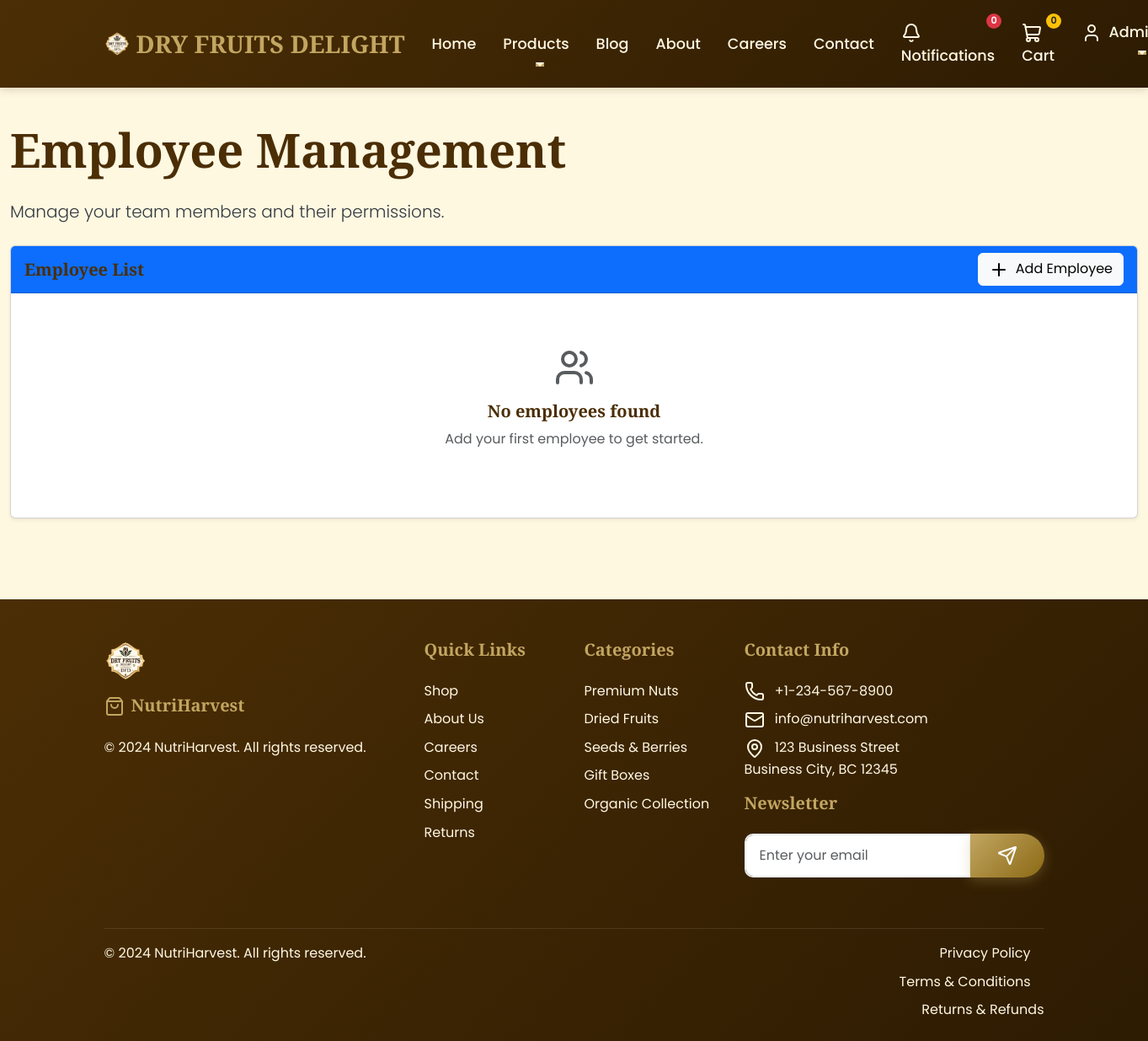
The page /api/users/employees/ (signed in) on the database as committed earlier.
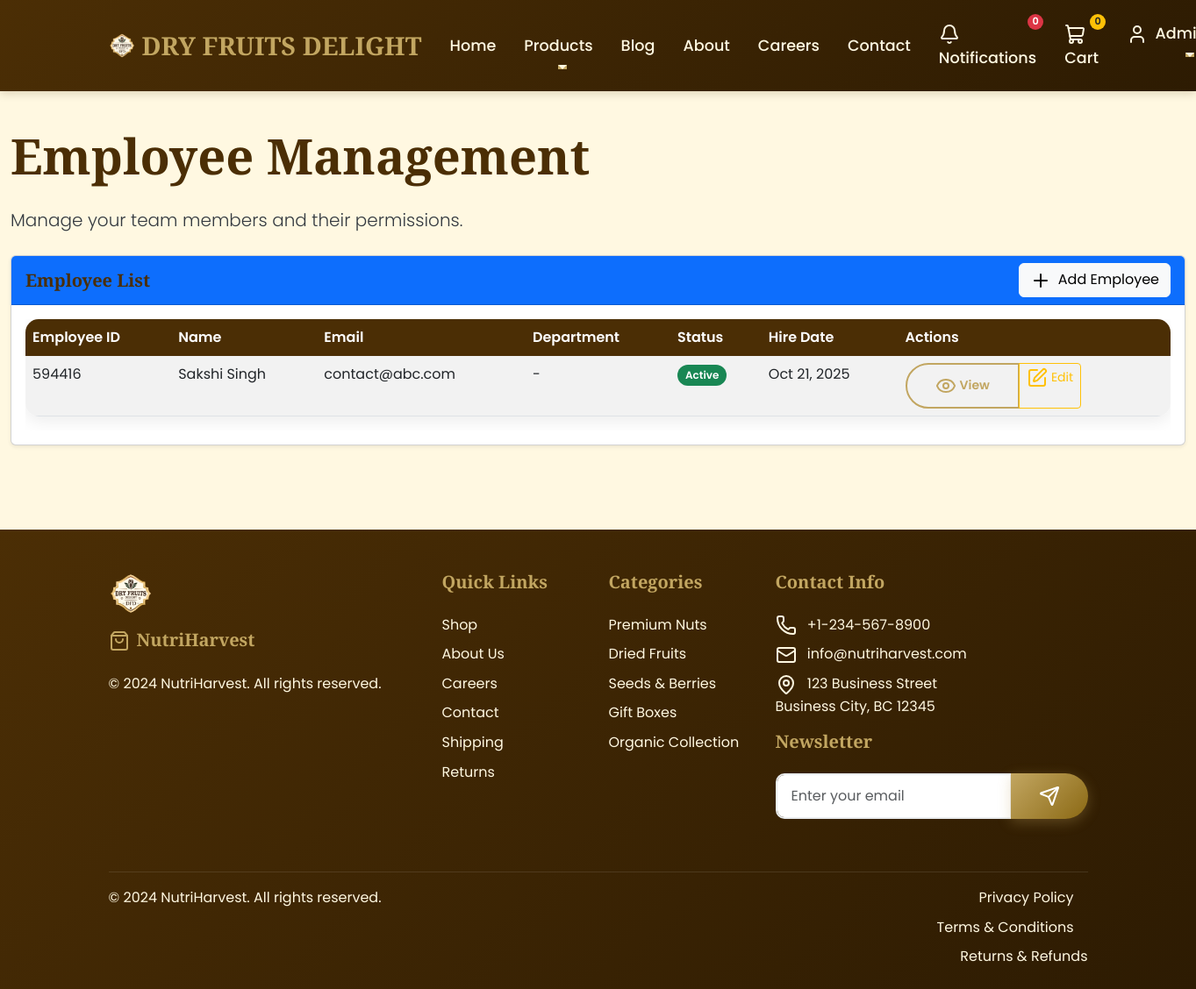
The same page on the database as committed later.
### apps/users/models.py (models this page shows, shortened)
class Employee(models.Model):
    user = models.OneToOneField(User, on_delete=models.CASCADE)
    employee_id = models.CharField(max_length=20, unique=True)
    department = models.CharField(max_length=50, blank=True)
    hire_date = models.DateField(default=timezone.now)
    status = models.CharField(max_length=20, choices=[
        ('active', 'Active'),
        ('inactive', 'Inactive'),
        ('suspended', 'Suspended'),
    ], default='active')

class User(AbstractUser):
    full_name = models.CharField(max_length=100)
    mobile = models.CharField(max_length=15, blank=True)
    role = models.ForeignKey(Role, on_delete=models.PROTECT, null=True)
    is_active = models.BooleanField(default=True)
    date_joined = models.DateTimeField(default=timezone.now)
    def has_permission(self, module, permission_type):
        if not self.role:
            return False
        if self.role.name == 'admin':
            return True
        try:
            perm = Permission.objects.get(role=self.role, module=module)
            return getattr(perm, f'can_{permission_type}', False)
        except Permission.DoesNotExist:
            return False

### apps/users/views.py (the view)
# urls.py: path('employees/', views.employee_list, name='employee_list'),
@login_required
def employee_list(request):
    if not request.user.has_permission('employees', 'view'):
        messages.error(request, 'Access denied.')
        return redirect('core:dashboard')
    employees = Employee.objects.select_related('user').all()
    return render(request, 'users/employee_list.html', {'employees': employees})

### apps/core/context_processors.py (called while the page is built)
def footer_content(request):
    try:
        footer = FooterContent.objects.get(is_active=True)
    except FooterContent.DoesNotExist:
        footer = None
    return {
        'footer_content': footer
    }

### templates/users/employee_list.html (shortened to what this page needs)
{% extends 'base.html' %}
{% load static %}
{% block content %}
<div class="container-fluid py-4">
    <div class="row">
        <div class="col-12">
            <h1 class="display-4 fw-bold mb-4">Employee Management</h1>
            <p class="lead mb-4">Manage your team members and their permissions.</p>
            <div class="card shadow-sm mb-4">
                <div class="card-header bg-primary text-white d-flex justify-content-between align-items-center">
                    <h5 class="mb-0">Employee List</h5>
                    <button class="btn btn-light" data-bs-toggle="modal" data-bs-target="#addEmployeeModal">
                        <i data-lucide="plus" class="me-2"></i>Add Employee
                    </button>
                </div>
                <div class="card-body">
                    {% if employees %}
                    <div class="table-responsive">
                        <table class="table table-striped">
                            <thead>
                                <tr>
                                    <th>Employee ID</th>
                                    <th>Name</th>
                                    <th>Email</th>
                                    <th>Department</th>
                                    <th>Status</th>
                                    <th>Hire Date</th>
                                    <th>Actions</th>
                                </tr>
                            </thead>
                            <tbody>
                                {% for employee in employees %}
                                <tr>
                                    <td>{{ employee.employee_id }}</td>
                                    <td>{{ employee.user.full_name }}</td>
                                    <td>{{ employee.user.email }}</td>
                                    <td>{{ employee.department|default:"-" }}</td>
                                    <td>
                                        <span class="badge bg-{% if employee.status == 'active' %}success{% elif employee.status == 'inactive' %}secondary{% else %}danger{% endif %}">
                                            {{ employee.get_status_display }}
                                        </span>
                                    </td>
                                    <td>{{ employee.hire_date|date:"M d, Y" }}</td>
                                    <td>
                                        <div class="btn-group" role="group">
                                            <a href="{% url 'users:employee_detail' employee.id %}" class="btn btn-sm btn-outline-primary">
                                                <i data-lucide="eye" class="me-1"></i>View
                                            </a>
                                            <a href="{% url 'users:employee_edit' employee.id %}" class="btn btn-sm btn-outline-warning">
                                                <i data-lucide="edit" class="me-1"></i>Edit
                                            </a>
                                        </div>
                                    </td>
                                </tr>
                                {% endfor %}
                            </tbody>
                        </table>
                    </div>
                    {% else %}
                    <div class="text-center py-5">
                        <i data-lucide="users" class="text-muted" style="width: 48px; height: 48px;"></i>
                        <h5 class="mt-3">No employees found</h5>
                        <p class="text-muted">Add your first employee to get started.</p>
                    </div>
                    {% endif %}
                </div>
            </div>
        </div>
    </div>
</div>
{% endblock %}

Rows that differ between the two databases and show on the page:
added Employee: employee_id "594416", user.full_name "Sakshi Singh", user.email "contact@abc.com", department "-", status "Active", hire_date "Oct 21, 2025"
Other text that changed with them:
text no longer shown: "No employees found Add your first employee to get started."
text now shown: "Employee ID Name Email Department Status Hire Date Actions"
